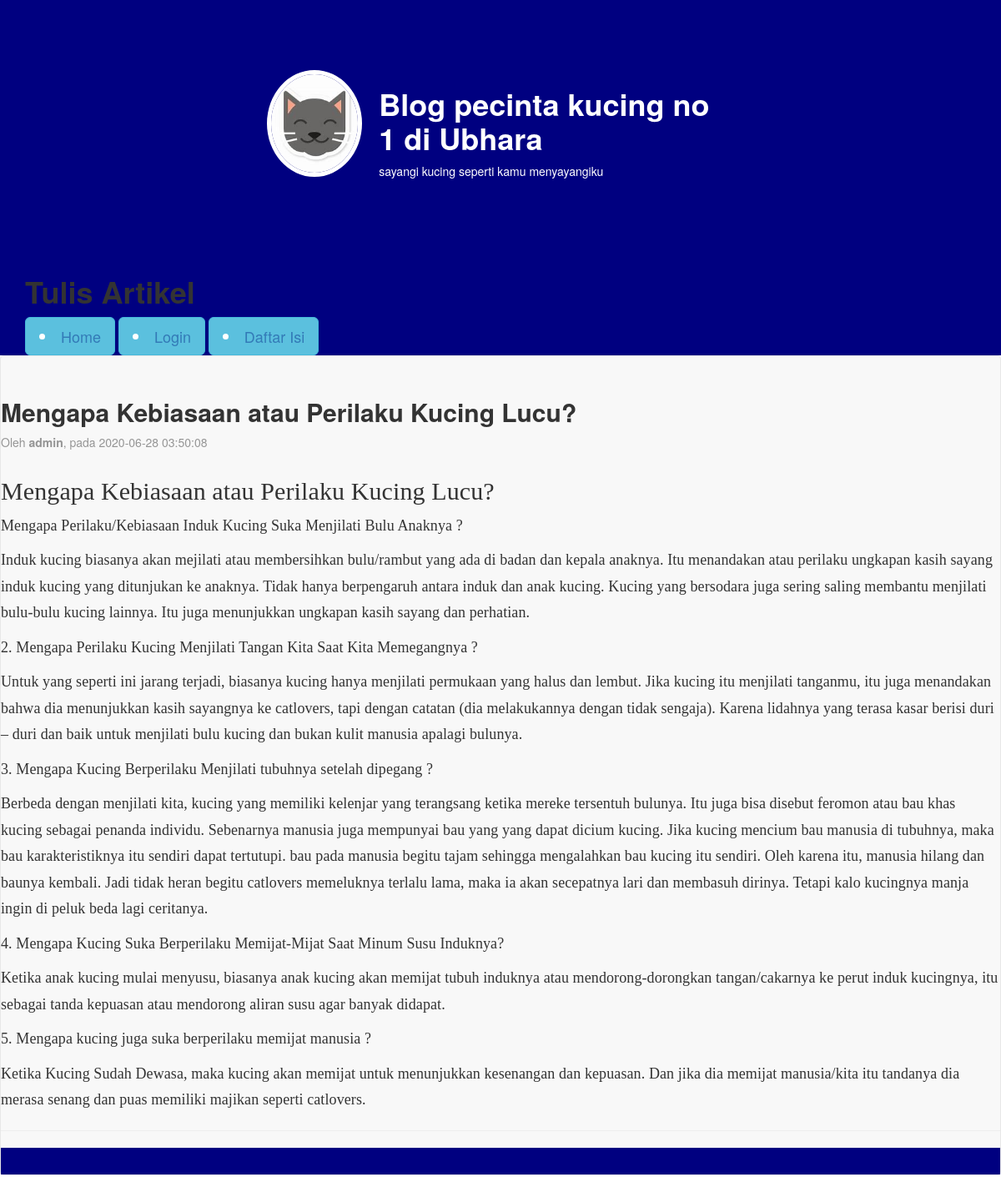
The app's page /artikel.php?id=5 with its own data.
### tables this page shows
CREATE TABLE `artikel` (
  `id` int(11) NOT NULL,
  `judul` varchar(255) NOT NULL,
  `isi` text NOT NULL,
  `tanggal` timestamp NOT NULL DEFAULT current_timestamp(),
  `penulis` varchar(128) NOT NULL
);

### artikel.php (the view, shortened to what this page needs)
<?php include("konektor.php"); ?>
<!DOCTYPE html>
<html>
    <head>
        <link rel="stylesheet" href="bootstrap/css/bootstrap.css" />
        <link rel="stylesheet" href="bootstrap/css/style.css" />
        <link rel="stylesheet" href="font-awesome/css/font-awesome.css" />
    </head>
    <body>
        <header>
            <?php include("header.php"); ?>
        </header>
        <nav class="navbar navbar-default"><?php include("menu.php"); ?></nav>
                        <?php
                            if(isset($_GET['id']) && !empty($_GET['id'])){
                                $id = $_GET['id'];
                                $query = mysqli_query($koneksi, "SELECT * FROM artikel WHERE id='$id' ORDER BY tanggal DESC");
                                if(mysqli_num_rows($query) > 0 ){
                                    while($artikel = mysqli_fetch_array($query)){
                                        echo "<div class='artikel-kop'>";
                                        echo "<h2><b>".$artikel['judul']."</b></h2>";
                                        echo "<p class='artikel-tanggal'>Oleh <b>".$artikel['penulis']."</b>, pada ".$artikel['tanggal']."</p>";
                                        echo "</div>";
                                        echo "<div class='artikel-isi'>";
                                        echo $artikel['isi'];
                                        echo "</div><hr/>";
                                    }
                                } else {
                                    include("404.php");
                                }
                            } else {
                                include("404.php");
                            }
                        ?>
        <footer>

### records on screen
artikel: judul "Mengapa Kebiasaan atau Perilaku Kucing Lucu?", penulis "admin", tanggal "2020-06-28 03:50:08", isi "Mengapa Kebiasaan atau Perilaku Kucing Lucu? Mengapa Perilaku/Kebiasaan Induk Kucing Suka Menjilati Bulu Anaknya ? Induk kucing biasanya akan mejilati atau membersihkan bulu/rambut yang ada di badan dan kepala anaknya. Itu menandakan atau perilaku ungkapan kasih sayang induk kucing yang ditunjukan ke anaknya. Tidak hanya berpengaruh antara induk dan anak kucing. Kucing yang bersodara juga sering saling membantu menjilati bulu-bulu kucing lainnya. Itu juga menunjukkan ungkapan kasih sayang dan perhatian. 2. Mengapa Perilaku Kucing Menjilati Tangan Kita Saat Kita Memegangnya ? Untuk yang seperti ini jarang terjadi, biasanya kucing hanya menjilati permukaan yang halus dan lembut. Jika kucing…"
